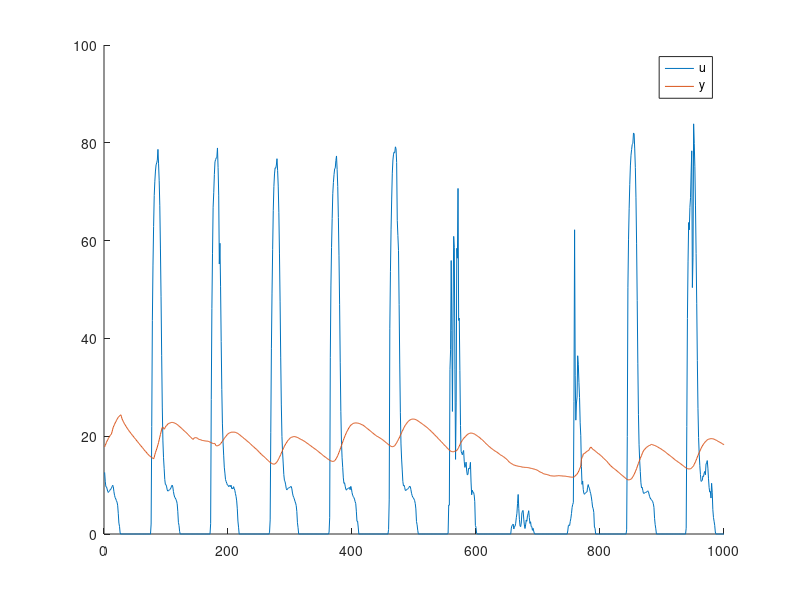
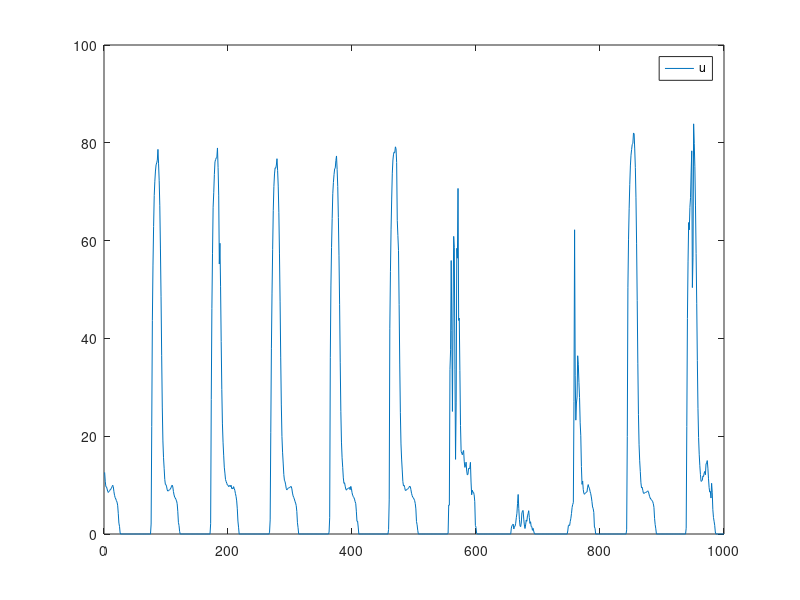
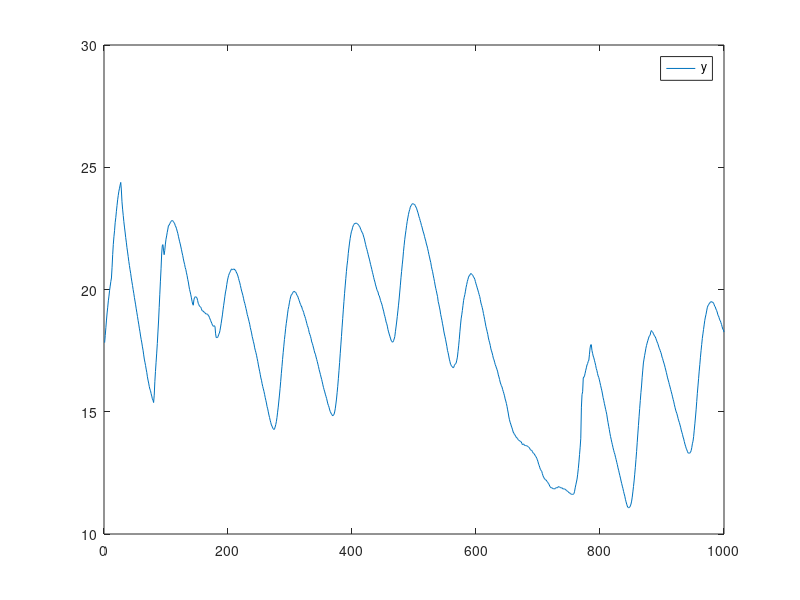

Here is the MATLAB script that generated these plots, in order: (Note: this script raises an error after producing the figures.)
clear all;
close all;
clc;

%% Model generation / Data generation

N = 1000; % length of the data
Ts = 1;  %  sampling time

% load data
load house.mat;

%% Data plotting
t = 1:N;
figure(1);
hold on;
plot(t, u);
plot(t, y);
legend('u', 'y');

figure(2);
plot(t, u);
legend('u');

figure(3);
plot(t, y);
legend('y');

%% Data detrending

% Creation of an iddata object for the output and input data 
data = iddata(y,u, Ts);

% Compute the means of the data and store them in mu.InputOffset and
% mu.OutputOffset
mu = getTrend(data,0);

% Perform the data detrend
data_d = detrend(data,mu);

% Delay estimation
nk = 1;

%% Model structure design

% M1 ARMAX
% orders of the ARMAX model
orders_armax_1(1) = 1;
orders_armax_1(2) = 1;
orders_armax_1(3) = 1;
orders_armax_1(4) = nk;

% ARMAX model estimation
m_armax_1 = armax(data_d,orders_armax_1);

% M2 ARMAX
% orders of the ARMAX model
orders_armax_2(1) = 2;
orders_armax_2(2) = 2;
orders_armax_2(3) = 2;
orders_armax_2(4) = nk;

% ARMAX model estimation
m_armax_2 = armax(data_d,orders_armax_2);

% M3 OE
% orders of the OE model
orders_oe(1) = 2;
orders_oe(2) = 2;
orders_oe(3) = nk;

% OE model estimation
m_oe = oe(data_d,orders_oe);

% M4 BJ
% coefficients of the BJ model
orders_bj(1) = 2;
orders_bj(2) = 2;
orders_bj(3) = 2;
orders_bj(4) = 2;
orders_bj(5) = nk;

% BJ model generation
m_bj = bj(data_d,orders_bj);

%% Residual Analysis

% the confidence interval corresponds to 99%
figure;
resid(m_armax_1, data_d,'corr', 'r');
figure;
resid(m_armax_2, data_d,'corr', 'r');
figure;
resid(m_oe, data_d,'corr', 'r');
figure;
resid(m_bj, data_d,'corr', 'r');

%% Zero-Pole cancellation analysis

% Zeros and Poles plot  
figure;
iopzplot(m_armax_1)
figure;
iopzplot(m_armax_2)
figure;
iopzplot(m_oe)
figure;
iopzplot(m_bj)

%% Criteria with complexity term

% Model names
Model = {'ARMAX 1'; 'ARMAX 2'; 'OE'; 'BJ'};

% SURE index
SURE = [
    sure(m_armax_1)
    sure(m_armax_2)
    sure(m_oe)
    sure(m_bj)
];

% AIC index
AIC = [
    aic(m_armax_1)
    aic(m_armax_2)
    aic(m_oe)
    aic(m_bj)
];

% BIC index
BIC = [
    bic(m_armax_1)
    bic(m_armax_2)
    bic(m_oe)
    bic(m_bj)
];

ResultsTable = table(Model, SURE, AIC, BIC)


%% Hold-out Cross-validation

% prediction k-steps ahead from zero initial conditions
k = 1; 

input_training = u(1:500);
output_training = y(1:500);

input_validation = u(501:1000);
output_validation = y(501:1000);

% Creation of an iddata object for the output and input data 
data_training = iddata(output_training, input_training);
data_validation = iddata(output_validation, input_validation);

% Compute the means of the data and store them in mu.InputOffset and
% mu.OutputOffset
mu_training = getTrend(data_training, 0);
%mu_validation = getTrend(data_validation, 0);

% Perform the data detrend (NB: the mean of training dataset is used 
% to detrend both sets)
data_training_d = detrend(data_training, mu_training);
data_validation_d = detrend(data_validation, mu_training);
% temp_1 = data_d.InputData(1:500);
% temp_2 = data_d.InputData(501:1000);
% temp_3 = data_d.OutputData(1:500);
% temp_4 = data_d.OutputData(501:1000);
% data_training_d = iddata(temp_3, temp_1);
% data_validation_d = iddata(temp_4, temp_2);

% ARMAX model estimation
m_armax_training_1 = armax(data_training_d, orders_armax_1);
m_armax_training_2 = armax(data_training_d, orders_armax_2);
m_oe_training = oe(data_training_d, orders_oe);
m_bj_training = bj(data_training_d, orders_bj);

opt = compareOptions('InitialCondition','z');

figure;
compare(data_validation_d, m_armax_training_1, k, opt)
figure;
compare(data_validation_d, m_armax_training_2, k, opt)
figure;
compare(data_validation_d, m_oe_training, k, opt)
figure;
compare(data_validation_d, m_bj_training, k, opt)

